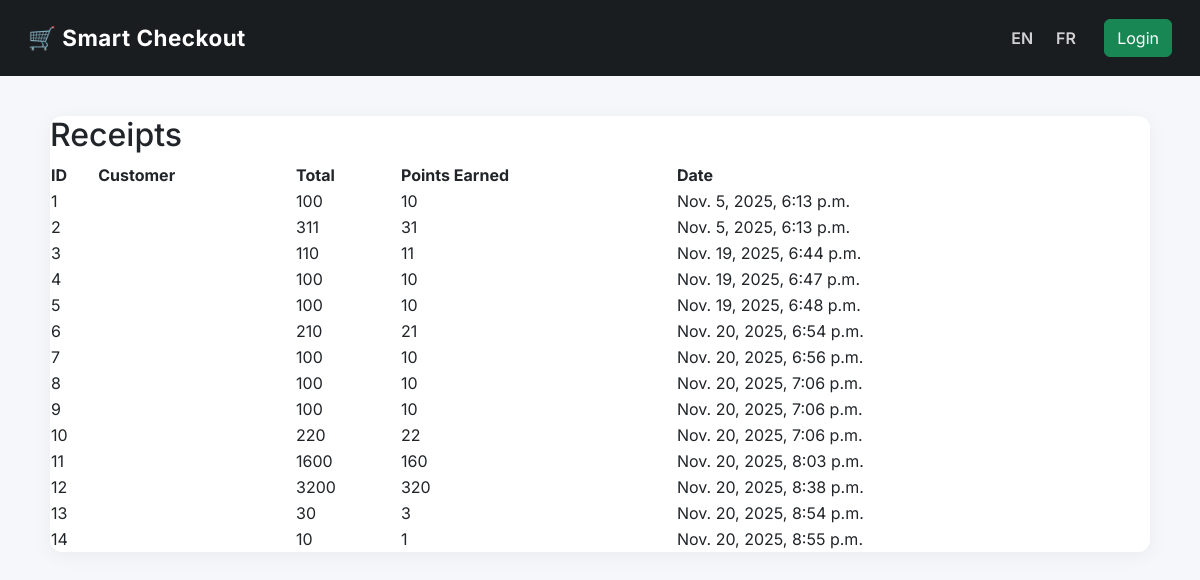
The app's page /receipts/ with its own data.
### phase3/models.py (models this page shows)
class Receipts(models.Model):
    customer_id = models.ForeignKey(Customers, on_delete=models.CASCADE)
    time = models.DateTimeField()
    points_earned = models.IntegerField(default=0)
    total_price = models.IntegerField()

### phase3/views.py (the view)
# urls.py: path('receipts/', views.receipts_page, name='receipts_page'),
def receipts_page(request):
    receipts = Receipts.objects.all()
    context = {"receipts": receipts}
    return render(request, "receipts.html", context)

### phase3/templates/receipts.html
{% extends "base.html" %}
{% block content %}
<section class="card">
    <h2>Receipts</h2>
    <table>
        <tr>
            <th>ID</th>
            <th>Customer</th>
            <th>Total</th>
            <th>Points Earned</th>
            <th>Date</th>
        </tr>
        {% for r in receipts %}
        <tr>
            <td>{{ r.id }}</td>
            <td>{{ r.customer.name }}</td>
            <td>{{ r.total_price }}</td>
            <td>{{ r.points_earned }}</td>
            <td>{{ r.time }}</td>
        </tr>
        {% endfor %}
    </table>
</section>
{% endblock %}

### phase3/templates/base.html (style rules this page uses)
body { background-color: #f5f7fa; font-family: 'Inter', sans-serif; }
.card { border-radius: 12px; box-shadow: 0 4px 20px rgba(0,0,0,0.05); border: none; }

### records on screen
Receipts: id "1", total_price "100", points_earned "10", time "Nov. 5, 2025, 6:13 p.m."
Receipts: id "2", total_price "311", points_earned "31", time "Nov. 5, 2025, 6:13 p.m."
Receipts: id "3", total_price "110", points_earned "11", time "Nov. 19, 2025, 6:44 p.m."
Receipts: id "4", total_price "100", points_earned "10", time "Nov. 19, 2025, 6:47 p.m."
Receipts: id "5", total_price "100", points_earned "10", time "Nov. 19, 2025, 6:48 p.m."
Receipts: id "6", total_price "210", points_earned "21", time "Nov. 20, 2025, 6:54 p.m."
Receipts: id "7", total_price "100", points_earned "10", time "Nov. 20, 2025, 6:56 p.m."
Receipts: id "8", total_price "100", points_earned "10", time "Nov. 20, 2025, 7:06 p.m."
Receipts: id "9", total_price "100", points_earned "10", time "Nov. 20, 2025, 7:06 p.m."
Receipts: id "10", total_price "220", points_earned "22", time "Nov. 20, 2025, 7:06 p.m."
Receipts: id "11", total_price "1600", points_earned "160", time "Nov. 20, 2025, 8:03 p.m."
Receipts: id "12", total_price "3200", points_earned "320", time "Nov. 20, 2025, 8:38 p.m."
Receipts: id "13", total_price "30", points_earned "3", time "Nov. 20, 2025, 8:54 p.m."
Receipts: id "14", total_price "10", points_earned "1", time "Nov. 20, 2025, 8:55 p.m."
